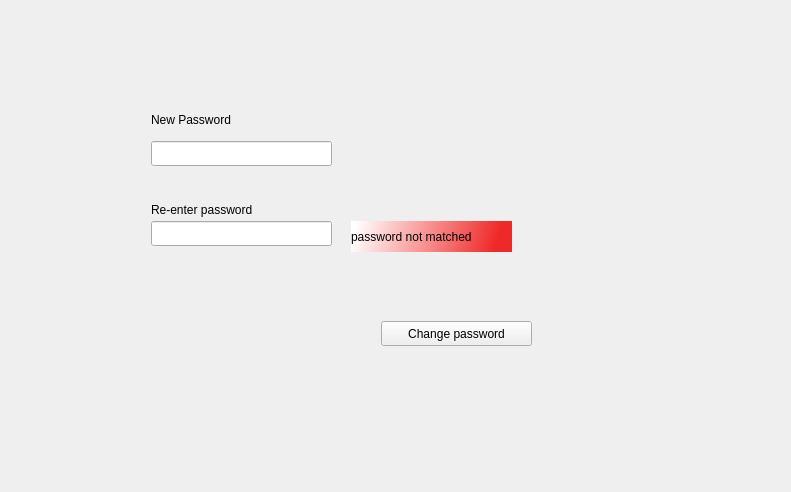
<?xml version="1.0" encoding="UTF-8"?>
<ui version="4.0">
 <class>Forgotpasswd</class>
 <widget class="QDialog" name="Forgotpasswd">
  <property name="geometry">
   <rect>
    <x>0</x>
    <y>0</y>
    <width>791</width>
    <height>492</height>
   </rect>
  </property>
  <property name="windowTitle">
   <string>Dialog</string>
  </property>
  <layout class="QVBoxLayout" name="verticalLayout">
   <item>
    <widget class="QStackedWidget" name="stackedWidget">
     <property name="currentIndex">
      <number>2</number>
     </property>
     <widget class="QWidget" name="page">
      <layout class="QVBoxLayout" name="verticalLayout_2">
       <item>
        <widget class="QFrame" name="frame">
         <property name="frameShape">
          <enum>QFrame::StyledPanel</enum>
         </property>
         <property name="frameShadow">
          <enum>QFrame::Raised</enum>
         </property>
         <widget class="QLabel" name="label">
          <property name="geometry">
           <rect>
            <x>140</x>
            <y>140</y>
            <width>261</width>
            <height>17</height>
           </rect>
          </property>
          <property name="text">
           <string>Enter your Email ID:</string>
          </property>
         </widget>
         <widget class="QLineEdit" name="lineEdit_email">
          <property name="geometry">
           <rect>
            <x>140</x>
            <y>160</y>
            <width>251</width>
            <height>25</height>
           </rect>
          </property>
         </widget>
         <widget class="QPushButton" name="pushButton_chk">
          <property name="geometry">
           <rect>
            <x>310</x>
            <y>240</y>
            <width>89</width>
            <height>25</height>
           </rect>
          </property>
          <property name="text">
           <string>check</string>
          </property>
         </widget>
        </widget>
       </item>
      </layout>
     </widget>
     <widget class="QWidget" name="page_2">
      <widget class="QPushButton" name="pushButton_chk_1">
       <property name="geometry">
        <rect>
         <x>410</x>
         <y>210</y>
         <width>89</width>
         <height>25</height>
        </rect>
       </property>
       <property name="text">
        <string>check</string>
       </property>
      </widget>
      <widget class="QLabel" name="label_sq">
       <property name="geometry">
        <rect>
         <x>210</x>
         <y>120</y>
         <width>141</width>
         <height>17</height>
        </rect>
       </property>
       <property name="text">
        <string>+security Question</string>
       </property>
      </widget>
      <widget class="QLineEdit" name="lineEdit_ans">
       <property name="geometry">
        <rect>
         <x>380</x>
         <y>120</y>
         <width>113</width>
         <height>25</height>
        </rect>
       </property>
      </widget>
     </widget>
     <widget class="QWidget" name="page_3">
      <widget class="QLabel" name="label_2">
       <property name="geometry">
        <rect>
         <x>140</x>
         <y>100</y>
         <width>111</width>
         <height>17</height>
        </rect>
       </property>
       <property name="text">
        <string>New Password</string>
       </property>
      </widget>
      <widget class="QLabel" name="label_3">
       <property name="geometry">
        <rect>
         <x>140</x>
         <y>190</y>
         <width>141</width>
         <height>17</height>
        </rect>
       </property>
       <property name="text">
        <string>Re-enter password</string>
       </property>
      </widget>
      <widget class="QLineEdit" name="lineEdit_pwd">
       <property name="geometry">
        <rect>
         <x>140</x>
         <y>130</y>
         <width>181</width>
         <height>25</height>
        </rect>
       </property>
      </widget>
      <widget class="QLineEdit" name="lineEdit_pwd_2">
       <property name="geometry">
        <rect>
         <x>140</x>
         <y>210</y>
         <width>181</width>
         <height>25</height>
        </rect>
       </property>
      </widget>
      <widget class="QPushButton" name="pushButton_change">
       <property name="geometry">
        <rect>
         <x>370</x>
         <y>310</y>
         <width>151</width>
         <height>25</height>
        </rect>
       </property>
       <property name="text">
        <string>Change password</string>
       </property>
      </widget>
      <widget class="QLabel" name="label_4">
       <property name="geometry">
        <rect>
         <x>340</x>
         <y>210</y>
         <width>161</width>
         <height>31</height>
        </rect>
       </property>
       <property name="styleSheet">
        <string notr="true">background-color: qlineargradient(spread:pad, x1:0.906, y1:0.642, x2:0, y2:0.590909, stop:0 rgba(239, 41, 41, 255), stop:1 rgba(255, 255, 255, 255));
color: black;</string>
       </property>
       <property name="text">
        <string>password not matched</string>
       </property>
      </widget>
     </widget>
    </widget>
   </item>
  </layout>
 </widget>
 <resources/>
 <connections/>
</ui>
